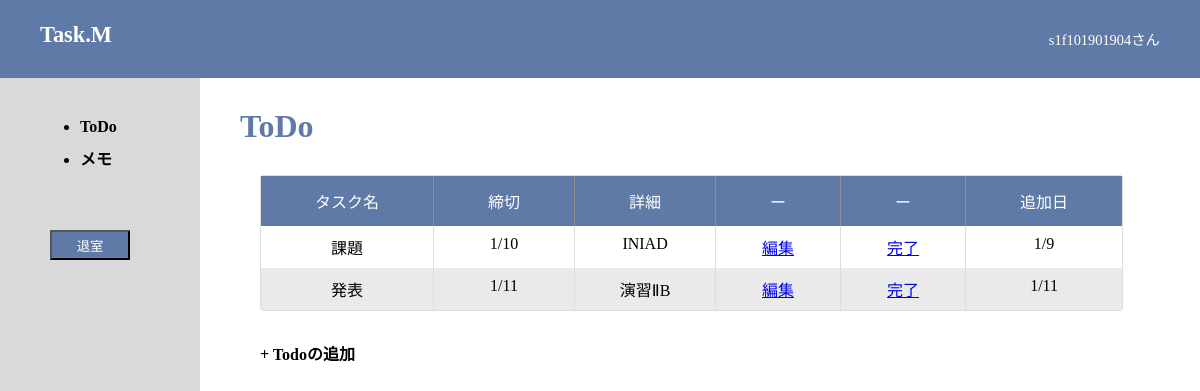
Screenshot of /todo/ (signed in) with the database file from the repository.
### todo/models.py (models this page shows)
class Todo(models.Model):
    title = models.CharField(max_length=256)
    detail = models.TextField(default='')
    created = models.DateTimeField(default=datetime.datetime.now)
    map = models.CharField(max_length=256)
    now_time = models.DateTimeField(default=timezone.now)

### todo/views.py (the view)
# urls.py: 2. Add a URL to urlpatterns:  path('', views.home, name='home')
def home(request):
    todo_lists = Todo.objects.all()
    data = {'todo_lists': todo_lists}
    return render(request, 'todo/home.html', data)

### templates/todo/home.html (shortened to what this page needs)
{% load static %}
<!DOCTYPE html>
<html>
<head>
    <link type="text/css" rel="stylesheet" href="{% static 'css/home7.css' %}">
</head>
<body>
    <header id="header">
        <div class="wrapper">
            <p>Task.M</p>
            <nav>
                <ul>
                    {{ user.username }}さん
                </ul>
            </nav>
        </div>
    </header>
    <div id="main">
        <div id="menu">
            <ul>
                <li><a href="">ToDo</a></li>
                <li><a href="memo/">メモ</a></li>
            </ul>
            <button type="submit" class="exit" onclick="location.href='../'">退室</button>
        </div>
        <div id="contents">
            <div id="app">
                <h1>ToDo</h1>
                <div>
                    <table class="wish_list">
                        <thead>
                            <tr>
                                <th>タスク名</th>
                                <th>締切</th>
                                <th>詳細</th>
                                <th>ー</th>
                                <th>ー</th>
                                <th>追加日</th>
                            </tr>
                        </thead>
                        <tbody>
                            {% for todo_list in todo_lists %}
                            <tr>
                                <td>{{ todo_list.title }}</td>
                                <td>{{ todo_list.created.month }}/{{ todo_list.created.day}}</td>
                                <td>{{ todo_list.detail }}</td>
                                <td><a href="{% url 'update' todo_list.id %}">編集</a></td>
                                <td><a href="{% url 'delete' todo_list.id %}">完了</a></td>
                                <td>{{ todo_list.now_time.month }}/{{ todo_list.now_time.day }}</td>
                            </tr>
                            {% endfor %}
                        </tbody>
                    </table>
                </div>
                <div class="pop-box">
                    <label for="popup-on">
                        <div class="btn-open">
                            <p class="add">+ Todoの追加</p>
                        </div>
                    </label>
                </div>
            </div>
        </div>
    </div>
</body>
</html>

### static/css/home7.css (style rules this page uses)
* { margin: 0; padding: 0; }
#header { width: 100%; background-color: #607AA7; height: 78px; }
#header .wrapper { overflow: hidden; margin: 0 auto; width: 100%; }
#header p { float: left; color: white; margin-top: 22px; font-size: 1.4rem; font-weight: 700; margin-left: 40px; }
#header ul { float: right; color: white; margin: 28px 0; font-size: 0.9rem; font-weight: 500; margin-right: 40px; }
#main { height: calc(100% - 78px); overflow: hidden; }
html, body { height: 100%; background-color: #d8d9db; }
#menu { float: left; width: 200px; height: 100%; background-color: #d8d9db; z-index: 2; }
ul { margin-left: 80px; margin-top: 40px; font-weight: bold; }
li { margin-bottom: 10px; }
li a:link, li a:visited, li a:active { color: black; text-decoration: none; }
.exit { margin-left: 50px; margin-top: 50px; background-color: #607AA7; color: white; width: 80px; height: 30px; }
#contents { position: absolute; margin-left: 200px; width: calc(100% - 200px); min-height: calc(100% - 78px); background-color: #ffffff; z-index: 0; }
#app { margin-top: 30px; margin-left: 20px; }
#contents h1 { margin-left: 20px; margin-top: 20px; color: #607AA7; }
.wish_list { margin-top: 30px; margin-left: 40px; margin-bottom: 30px; padding: 0; -moz-border-radius: 3px; -webkit-border-radius: 3px; border-radius: 3px; border: 1px #ddd solid; border-spacing: 0; text-align: center; }
.wish_list thead { background-color: #607AA7; color: #fff; }
.wish_list th { margin-bottom: 9px; padding: 13px 4.5vw; border-left: 1px #8f8f8f solid; font-weight: normal; }
.wish_list th:first-child { border-left-width: 0; }
.wish_list tbody { vertical-align: top; }
.wish_list tbody td { border-left: 1px #ddd solid; }
.wish_list tbody td:first-child { border-left-width: 0; }
.wish_list th, .wish_list td { display: table-cell; }
.wish_list td:before { display: none; }
.wish_list tr:nth-child(even) { background-color: #eaeaea; }
.wish_list td { padding: 9px 15px; }
.add { font-weight: bold; float: left; margin-left: 40px; }
.btn-open { cursor: pointer; text-align: center; margin-bottom: 30px; }

### rows the page displays
Todo: title "課題", created.month "1", created.day "10", detail "INIAD", now_time.month "1", now_time.day "9"
Todo: title "発表", created.month "1", created.day "11", detail "演習ⅡB", now_time.month "1", now_time.day "11"

### other values shown
{{ user.username }} "s1f101901904"
